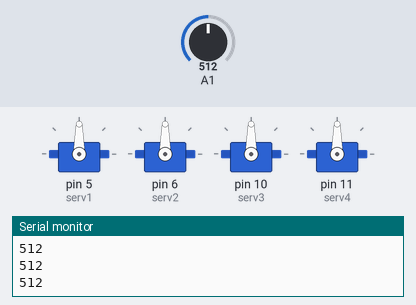
Simulated run of this sketch. Board: Arduino Uno, built with avr-gcc and run on an emulated ATmega328P. Shown: 4 × servo, the last lines printed to the serial monitor. Inputs (shaded band) come from the test bench; at power-on: A1 = 512.

Above: at 1.3 s.
1.4 s: A1 set to 993
3.2 s: A1 set to 1010
6.2 s: A1 set to 990
At 8.7 s:
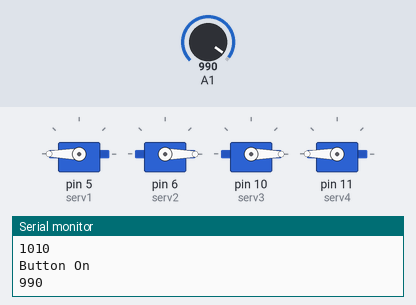
9.2 s: A1 set to 1023
At 9.89 s:
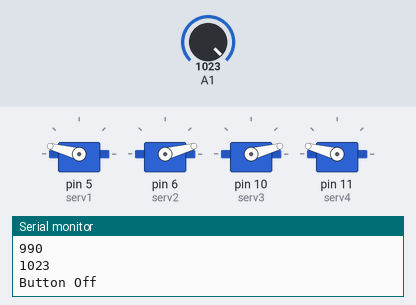
12.2 s: A1 set to 900
At 12.56 s:
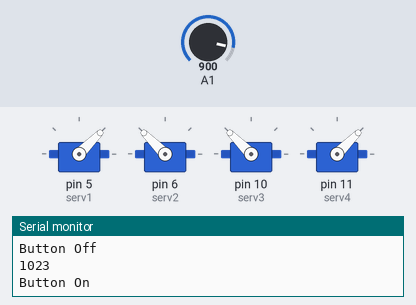
Timing chart, 0 to 15.4 s (numbered marks = the images above; inputs shaded):
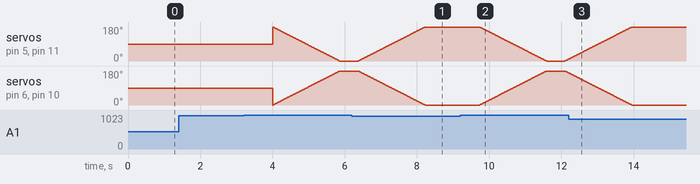

The sketch:

shapeShift.ino
```cpp
#include <Servo.h>
#include "DHT.h"

/* TEMP SENSOR */
#define DHTPIN 2 // input digital pin 2
#define DHTTYPE DHT11
#define TEMPSET 27.00
DHT dht(DHTPIN, DHTTYPE);

// servo objects to control sleeves
Servo serv1; // fl
Servo serv2; // bl
Servo serv3; // fr
Servo serv4; // br

// open or close sleeves
boolean btnDebug = true;

// debug messages
boolean debugMsgs = false;

void setup() {
  Serial.begin(9600);

  // attaches the servo on pins
  serv1.attach(5);
  serv2.attach(6);
  serv3.attach(10);
  serv4.attach(11);

  // t+h sensor starts
  dht.begin();
}

void loop() {
  int sensor = analogRead(A1);
  Serial.println(sensor);
  delay(500);

  /* TOUCH SENSOR */
  // touch sensor activates
  if (sensor > 1000) {
    btnDebug = !btnDebug;

    if (btnDebug) { // open sleeves
      Serial.println("Button On");

      for (int pos = 0; pos <= 180; pos += 1) {
        serv1.write(pos);
        serv2.write(180 - pos);
        serv3.write(180 - pos);
        serv4.write(pos);
        delay(10);
      }
    } else {
      Serial.println("Button Off");
      for (int pos = 180; pos >= 0; pos -= 1) {
        serv1.write(pos);
        serv2.write(180 - pos);
        serv3.write(180 - pos);
        serv4.write(pos);
        delay(10);
      }
    }
  }


  /* TEMP SENSOR */
  //  float h = dht.readHumidity(); // read humidity
  //  float t = dht.readTemperature();  // read temp
  //
  //  if (isnan(h) || isnan(t)) { // error handling
  //    Serial.println("Failed to read from DHT sensor!");
  //    return;
  //  }
  //
  //  float hic = dht.computeHeatIndex(t, h, false);  // heat index in celcius
  //
  //  if (debugMsgs) {
  //    Serial.print("Humidity: ");
  //    Serial.print(h);
  //    Serial.print(" %\t");
  //    Serial.print("Temperatur: ");
  //    Serial.print(t);
  //    Serial.print(" *C ");
  //    Serial.print("Heat index: ");
  //    Serial.print(hic);
  //    Serial.println(" *C ");
  //  }
  //
  //  if(hic > TEMPSET) {
  //    Serial.println("high temp - apart");
  //
  //    for (int pos = 0; pos <= 180; pos += 1) {
  //      serv1.write(pos);
  //      serv2.write(180 - pos);
  //      serv3.write(180 - pos);
  //      serv4.write(pos);
  //      delay(10);
  //    }
  //  } else {
  //    Serial.println("low temp - together");
  //
  //    for (int pos = 0; pos <= 180; pos += 1) {
  //      serv1.write(pos);
  //      serv2.write(180 - pos);
  //      serv3.write(180 - pos);
  //      serv4.write(pos);
  //      delay(10);
  //    }
  //  }
}
```

Measured:
- after the input at 6.2 s, servo on pin 5 (serv1), servo on pin 11 (serv4): goes on until 8.2 s, then stays 180°; servo on pin 6 (serv2), servo on pin 10 (serv3): goes on until 8.2 s, then stays 0°
- after the input at 9.2 s, servo on pin 6 (serv2), servo on pin 10 (serv3): rises from 0° to 180° in 1.9 s, then falls to 171° in 0.59 s
- after the input at 12.2 s, servo on pin 5 (serv1), servo on pin 11 (serv4): goes on until 13.9 s, then stays 180°; servo on pin 6 (serv2), servo on pin 10 (serv3): goes on until 13.9 s, then stays 0°
